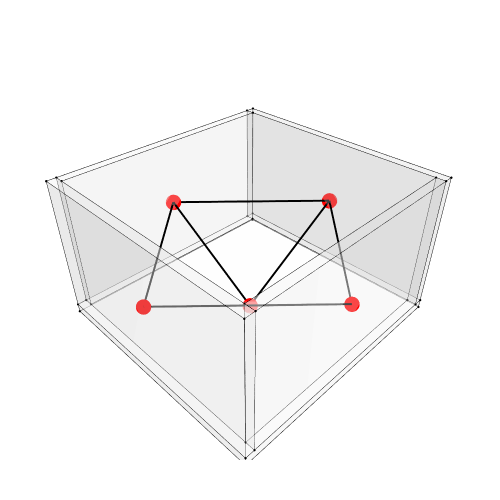

Here is the notebook cell this chart was saved with:
### Markdown cell above
## 8. Show the geometry and the graph

### Code cell
Topology.Show(w1, w2, w3, w4, f, g1,
              vertexSizeKey="size",
              vertexColorKey="color",
              edgeWidthKey="width",
              edgeColorKey="color",
              faceOpacity=0.3,
              width=500,
              height=500,
              backgroundColor="white",
              renderer = renderer)

### Figure 1 — Plotly figure (JSON) as saved in the notebook; plotly's stock layout.template omitted (floating-point values rounded to 4 significant figures)
{"data": [{"customdata": ["", "", "", "", "", "", "", ""], "hoverinfo": "text", "hovertemplate": ["Click ", "Click ", "Click ", "Click ", "Click ", "Click ", "Click ", "Click "], "hovertext": ["", "", "", "", "", "", "", ""], "legendgroup": "1", "legendrank": 1, "marker": {"color": ["#000000", "#000000", "#000000", "#000000", "#000000", "#000000", "#000000", "#000000"], "line": {"width": 0}, "opacity": 1, "size": [2.8, 2.8, 2.8, 2.8, 2.8, 2.8, 2.8, 2.8], "sizemode": "diameter", "symbol": "circle"}, "mode": "markers", "name": "1: Untitled (Vertices)", "showlegend": false, "text": ["", "", "", "", "", "", "", ""], "type": "scatter3d", "x": [-2.5, 2.5, 2.5, -2.5, 2.5, -2.5, 2.5, -2.5], "y": [2.6, 2.6, 2.4, 2.4, 2.6, 2.6, 2.4, 2.4], "z": [-1.5, -1.5, -1.5, -1.5, 1.5, 1.5, 1.5, 1.5]}, {"hoverinfo": "text", "hovertext": [], "legendgroup": "2", "legendrank": 2, "line": {"color": "#000000", "dash": "solid", "width": 1}, "marker": {"color": "#000000", "size": 0.25, "symbol": "circle"}, "mode": "markers+lines", "name": "1: Untitled (Edges)", "showlegend": false, "text": [], "type": "scatter3d", "x": [-2.5, 2.5, null, 2.5, 2.5, null, 2.5, -2.5, null, -2.5, -2.5, null, 2.5, 2.5, null, -2.5, 2.5, null, -2.5, -2.5, null, 2.5, 2.5, null, 2.5, 2.5, null, -2.5, -2.5, null, 2.5, -2.5, null, -2.5, -2.5, null], "y": [2.6, 2.6, null, 2.6, 2.4, null, 2.4, 2.4, null, 2.4, 2.6, null, 2.6, 2.6, null, 2.6, 2.6, null, 2.6, 2.6, null, 2.4, 2.4, null, 2.6, 2.4, null, 2.4, 2.4, null, 2.4, 2.4, null, 2.4, 2.6, null], "z": [-1.5, -1.5, null, -1.5, -1.5, null, -1.5, -1.5, null, -1.5, -1.5, null, 1.5, -1.5, null, 1.5, 1.5, null, -1.5, 1.5, null, 1.5, -1.5, null, 1.5, 1.5, null, 1.5, -1.5, null, 1.5, 1.5, null, 1.5, 1.5, null]}, {"cmax": 1, "cmin": 0, "color": "#FAFAFA", "colorscale": [[0, "#440154"], [0.1111, "#482878"], [0.2222, "#3e4989"], [0.3333, "#31688e"], [0.4444, "#26828e"], [0.5556, "#1f9e89"], [0.6667, "#35b779"], [0.7778, "#6ece58"], [0.8889, "#b5de2b"], [1, "#fde725"]], "flatshading": true, "hoverinfo": "text", "hovertext": "", "i": [0, 0, 4, 0, 5, 1, 3, 7, 0, 4, 6, 7], "j": [1, 2, 5, 4, 6, 5, 2, 3, 3, 0, 5, 6], "k": [2, 3, 1, 1, 2, 2, 6, 6, 7, 7, 4, 4], "legendgroup": "3", "legendrank": 3, "lighting": {"facenormalsepsilon": 0}, "name": "1: Untitled (Faces)", "opacity": 0.3, "showlegend": false, "showscale": false, "text": "", "type": "mesh3d", "x": [-2.5, 2.5, 2.5, -2.5, -2.5, 2.5, 2.5, -2.5], "y": [2.6, 2.6, 2.4, 2.4, 2.6, 2.6, 2.4, 2.4], "z": [-1.5, -1.5, -1.5, -1.5, 1.5, 1.5, 1.5, 1.5]}, {"customdata": ["", "", "", "", "", "", "", ""], "hoverinfo": "text", "hovertemplate": ["Click ", "Click ", "Click ", "Click ", "Click ", "Click ", "Click ", "Click "], "hovertext": ["", "", "", "", "", "", "", ""], "legendgroup": "5", "legendrank": 5, "marker": {"color": ["#000000", "#000000", "#000000", "#000000", "#000000", "#000000", "#000000", "#000000"], "line": {"width": 0}, "opacity": 1, "size": [2.8, 2.8, 2.8, 2.8, 2.8, 2.8, 2.8, 2.8], "sizemode": "diameter", "symbol": "circle"}, "mode": "markers", "name": "2: Untitled (Vertices)", "showlegend": false, "text": ["", "", "", "", "", "", "", ""], "type": "scatter3d", "x": [-2.5, 2.5, 2.5, -2.5, 2.5, -2.5, 2.5, -2.5], "y": [-2.4, -2.4, -2.6, -2.6, -2.4, -2.4, -2.6, -2.6], "z": [-1.5, -1.5, -1.5, -1.5, 1.5, 1.5, 1.5, 1.5]}, {"hoverinfo": "text", "hovertext": [], "legendgroup": "6", "legendrank": 6, "line": {"color": "#000000", "dash": "solid", "width": 1}, "marker": {"color": "#000000", "size": 0.25, "symbol": "circle"}, "mode": "markers+lines", "name": "2: Untitled (Edges)", "showlegend": false, "text": [], "type": "scatter3d", "x": [-2.5, 2.5, null, 2.5, 2.5, null, 2.5, -2.5, null, -2.5, -2.5, null, 2.5, 2.5, null, -2.5, 2.5, null, -2.5, -2.5, null, 2.5, 2.5, null, 2.5, 2.5, null, -2.5, -2.5, null, 2.5, -2.5, null, -2.5, -2.5, null], "y": [-2.4, -2.4, null, -2.4, -2.6, null, -2.6, -2.6, null, -2.6, -2.4, null, -2.4, -2.4, null, -2.4, -2.4, null, -2.4, -2.4, null, -2.6, -2.6, null, -2.4, -2.6, null, -2.6, -2.6, null, -2.6, -2.6, null, -2.6, -2.4, null], "z": [-1.5, -1.5, null, -1.5, -1.5, null, -1.5, -1.5, null, -1.5, -1.5, null, 1.5, -1.5, null, 1.5, 1.5, null, -1.5, 1.5, null, 1.5, -1.5, null, 1.5, 1.5, null, 1.5, -1.5, null, 1.5, 1.5, null, 1.5, 1.5, null]}, {"cmax": 1, "cmin": 0, "color": "#FAFAFA", "colorscale": [[0, "#440154"], [0.1111, "#482878"], [0.2222, "#3e4989"], [0.3333, "#31688e"], [0.4444, "#26828e"], [0.5556, "#1f9e89"], [0.6667, "#35b779"], [0.7778, "#6ece58"], [0.8889, "#b5de2b"], [1, "#fde725"]], "flatshading": true, "hoverinfo": "text", "hovertext": "", "i": [0, 0, 4, 0, 5, 1, 3, 7, 0, 4, 6, 7], "j": [1, 2, 5, 4, 6, 5, 2, 3, 3, 0, 5, 6], "k": [2, 3, 1, 1, 2, 2, 6, 6, 7, 7, 4, 4], "legendgroup": "7", "legendrank": 7, "lighting": {"facenormalsepsilon": 0}, "name": "2: Untitled (Faces)", "opacity": 0.3, "showlegend": false, "showscale": false, "text": "", "type": "mesh3d", "x": [-2.5, 2.5, 2.5, -2.5, -2.5, 2.5, 2.5, -2.5], "y": [-2.4, -2.4, -2.6, -2.6, -2.4, -2.4, -2.6, -2.6], "z": [-1.5, -1.5, -1.5, -1.5, 1.5, 1.5, 1.5, 1.5]}, {"customdata": ["", "", "", "", "", "", "", ""], "hoverinfo": "text", "hovertemplate": ["Click ", "Click ", "Click ", "Click ", "Click ", "Click ", "Click ", "Click "], "hovertext": ["", "", "", "", "", "", "", ""], "legendgroup": "9", "legendrank": 9, "marker": {"color": ["#000000", "#000000", "#000000", "#000000", "#000000", "#000000", "#000000", "#000000"], "line": {"width": 0}, "opacity": 1, "size": [2.8, 2.8, 2.8, 2.8, 2.8, 2.8, 2.8, 2.8], "sizemode": "diameter", "symbol": "circle"}, "mode": "markers", "name": "3: Untitled (Vertices)", "showlegend": false, "text": ["", "", "", "", "", "", "", ""], "type": "scatter3d", "x": [2.5, 2.7, 2.7, 2.5, 2.7, 2.5, 2.7, 2.5], "y": [2.6, 2.6, -2.6, -2.6, 2.6, 2.6, -2.6, -2.6], "z": [-1.5, -1.5, -1.5, -1.5, 1.5, 1.5, 1.5, 1.5]}, {"hoverinfo": "text", "hovertext": [], "legendgroup": "10", "legendrank": 10, "line": {"color": "#000000", "dash": "solid", "width": 1}, "marker": {"color": "#000000", "size": 0.25, "symbol": "circle"}, "mode": "markers+lines", "name": "3: Untitled (Edges)", "showlegend": false, "text": [], "type": "scatter3d", "x": [2.5, 2.7, null, 2.7, 2.7, null, 2.7, 2.5, null, 2.5, 2.5, null, 2.7, 2.7, null, 2.5, 2.7, null, 2.5, 2.5, null, 2.7, 2.7, null, 2.7, 2.7, null, 2.5, 2.5, null, 2.7, 2.5, null, 2.5, 2.5, null], "y": [2.6, 2.6, null, 2.6, -2.6, null, -2.6, -2.6, null, -2.6, 2.6, null, 2.6, 2.6, null, 2.6, 2.6, null, 2.6, 2.6, null, -2.6, -2.6, null, 2.6, -2.6, null, -2.6, -2.6, null, -2.6, -2.6, null, -2.6, 2.6, null], "z": [-1.5, -1.5, null, -1.5, -1.5, null, -1.5, -1.5, null, -1.5, -1.5, null, 1.5, -1.5, null, 1.5, 1.5, null, -1.5, 1.5, null, 1.5, -1.5, null, 1.5, 1.5, null, 1.5, -1.5, null, 1.5, 1.5, null, 1.5, 1.5, null]}, {"cmax": 1, "cmin": 0, "color": "#FAFAFA", "colorscale": [[0, "#440154"], [0.1111, "#482878"], [0.2222, "#3e4989"], [0.3333, "#31688e"], [0.4444, "#26828e"], [0.5556, "#1f9e89"], [0.6667, "#35b779"], [0.7778, "#6ece58"], [0.8889, "#b5de2b"], [1, "#fde725"]], "flatshading": true, "hoverinfo": "text", "hovertext": "", "i": [0, 0, 4, 0, 5, 1, 3, 7, 0, 4, 6, 7], "j": [1, 2, 5, 4, 6, 5, 2, 3, 3, 0, 5, 6], "k": [2, 3, 1, 1, 2, 2, 6, 6, 7, 7, 4, 4], "legendgroup": "11", "legendrank": 11, "lighting": {"facenormalsepsilon": 0}, "name": "3: Untitled (Faces)", "opacity": 0.3, "showlegend": false, "showscale": false, "text": "", "type": "mesh3d", "x": [2.5, 2.7, 2.7, 2.5, 2.5, 2.7, 2.7, 2.5], "y": [2.6, 2.6, -2.6, -2.6, 2.6, 2.6, -2.6, -2.6], "z": [-1.5, -1.5, -1.5, -1.5, 1.5, 1.5, 1.5, 1.5]}, {"customdata": ["", "", "", "", "", "", "", ""], "hoverinfo": "text", "hovertemplate": ["Click ", "Click ", "Click ", "Click ", "Click ", "Click ", "Click ", "Click "], "hovertext": ["", "", "", "", "", "", "", ""], "legendgroup": "13", "legendrank": 13, "marker": {"color": ["#000000", "#000000", "#000000", "#000000", "#000000", "#000000", "#000000", "#000000"], "line": {"width": 0}, "opacity": 1, "size": [2.8, 2.8, 2.8, 2.8, 2.8, 2.8, 2.8, 2.8], "sizemode": "diameter", "symbol": "circle"}, "mode": "markers", "name": "4: Untitled (Vertices)", "showlegend": false, "text": ["", "", "", "", "", "", "", ""], "type": "scatter3d", "x": [-2.7, -2.5, -2.5, -2.7, -2.5, -2.7, -2.5, -2.7], "y": [2.6, 2.6, -2.6, -2.6, 2.6, 2.6, -2.6, -2.6], "z": [-1.5, -1.5, -1.5, -1.5, 1.5, 1.5, 1.5, 1.5]}, {"hoverinfo": "text", "hovertext": [], "legendgroup": "14", "legendrank": 14, "line": {"color": "#000000", "dash": "solid", "width": 1}, "marker": {"color": "#000000", "size": 0.25, "symbol": "circle"}, "mode": "markers+lines", "name": "4: Untitled (Edges)", "showlegend": false, "text": [], "type": "scatter3d", "x": [-2.7, -2.5, null, -2.5, -2.5, null, -2.5, -2.7, null, -2.7, -2.7, null, -2.5, -2.5, null, -2.7, -2.5, null, -2.7, -2.7, null, -2.5, -2.5, null, -2.5, -2.5, null, -2.7, -2.7, null, -2.5, -2.7, null, -2.7, -2.7, null], "y": [2.6, 2.6, null, 2.6, -2.6, null, -2.6, -2.6, null, -2.6, 2.6, null, 2.6, 2.6, null, 2.6, 2.6, null, 2.6, 2.6, null, -2.6, -2.6, null, 2.6, -2.6, null, -2.6, -2.6, null, -2.6, -2.6, null, -2.6, 2.6, null], "z": [-1.5, -1.5, null, -1.5, -1.5, null, -1.5, -1.5, null, -1.5, -1.5, null, 1.5, -1.5, null, 1.5, 1.5, null, -1.5, 1.5, null, 1.5, -1.5, null, 1.5, 1.5, null, 1.5, -1.5, null, 1.5, 1.5, null, 1.5, 1.5, null]}, {"cmax": 1, "cmin": 0, "color": "#FAFAFA", "colorscale": [[0, "#440154"], [0.1111, "#482878"], [0.2222, "#3e4989"], [0.3333, "#31688e"], [0.4444, "#26828e"], [0.5556, "#1f9e89"], [0.6667, "#35b779"], [0.7778, "#6ece58"], [0.8889, "#b5de2b"], [1, "#fde725"]], "flatshading": true, "hoverinfo": "text", "hovertext": "", "i": [0, 0, 4, 0, 5, 1, 3, 7, 0, 4, 6, 7], "j": [1, 2, 5, 4, 6, 5, 2, 3, 3, 0, 5, 6], "k": [2, 3, 1, 1, 2, 2, 6, 6, 7, 7, 4, 4], "legendgroup": "15", "legendrank": 15, "lighting": {"facenormalsepsilon": 0}, "name": "4: Untitled (Faces)", "opacity": 0.3, "showlegend": false, "showscale": false, "text": "", "type": "mesh3d", "x": [-2.7, -2.5, -2.5, -2.7, -2.7, -2.5, -2.5, -2.7], "y": [2.6, 2.6, -2.6, -2.6, 2.6, 2.6, -2.6, -2.6], "z": [-1.5, -1.5, -1.5, -1.5, 1.5, 1.5, 1.5, 1.5]}, {"customdata": ["", "", "", "", "", "", "", ""], "hoverinfo": "text", "hovertemplate": ["Click ", "Click ", "Click ", "Click ", "Click ", "Click ", "Click ", "Click "], "hovertext": ["", "", "", "", "", "", "", ""], "legendgroup": "17", "legendrank": 17, "marker": {"color": ["#000000", "#000000", "#000000", "#000000", "#000000", "#000000", "#000000", "#000000"], "line": {"width": 0}, "opacity": 1, "size": [2.8, 2.8, 2.8, 2.8, 2.8, 2.8, 2.8, 2.8], "sizemode": "diameter", "symbol": "circle"}, "mode": "markers", "name": "5: Untitled (Vertices)", "showlegend": false, "text": ["", "", "", "", "", "", "", ""], "type": "scatter3d", "x": [-2.7, 2.7, 2.7, -2.7, 2.7, -2.7, 2.7, -2.7], "y": [2.6, 2.6, -2.6, -2.6, 2.6, 2.6, -2.6, -2.6], "z": [-1.7, -1.7, -1.7, -1.7, -1.5, -1.5, -1.5, -1.5]}, {"hoverinfo": "text", "hovertext": [], "legendgroup": "18", "legendrank": 18, "line": {"color": "#000000", "dash": "solid", "width": 1}, "marker": {"color": "#000000", "size": 0.25, "symbol": "circle"}, "mode": "markers+lines", "name": "5: Untitled (Edges)", "showlegend": false, "text": [], "type": "scatter3d", "x": [-2.7, 2.7, null, 2.7, 2.7, null, 2.7, -2.7, null, -2.7, -2.7, null, 2.7, 2.7, null, -2.7, 2.7, null, -2.7, -2.7, null, 2.7, 2.7, null, 2.7, 2.7, null, -2.7, -2.7, null, 2.7, -2.7, null, -2.7, -2.7, null], "y": [2.6, 2.6, null, 2.6, -2.6, null, -2.6, -2.6, null, -2.6, 2.6, null, 2.6, 2.6, null, 2.6, 2.6, null, 2.6, 2.6, null, -2.6, -2.6, null, 2.6, -2.6, null, -2.6, -2.6, null, -2.6, -2.6, null, -2.6, 2.6, null], "z": [-1.7, -1.7, null, -1.7, -1.7, null, -1.7, -1.7, null, -1.7, -1.7, null, -1.5, -1.7, null, -1.5, -1.5, null, -1.7, -1.5, null, -1.5, -1.7, null, -1.5, -1.5, null, -1.5, -1.7, null, -1.5, -1.5, null, -1.5, -1.5, null]}, {"cmax": 1, "cmin": 0, "color": "#FAFAFA", "colorscale": [[0, "#440154"], [0.1111, "#482878"], [0.2222, "#3e4989"], [0.3333, "#31688e"], [0.4444, "#26828e"], [0.5556, "#1f9e89"], [0.6667, "#35b779"], [0.7778, "#6ece58"], [0.8889, "#b5de2b"], [1, "#fde725"]], "flatshading": true, "hoverinfo": "text", "hovertext": "", "i": [0, 0, 4, 0, 5, 1, 3, 7, 0, 4, 6, 7], "j": [1, 2, 5, 4, 6, 5, 2, 3, 3, 0, 5, 6], "k": [2, 3, 1, 1, 2, 2, 6, 6, 7, 7, 4, 4], "legendgroup": "19", "legendrank": 19, "lighting": {"facenormalsepsilon": 0}, "name": "5: Untitled (Faces)", "opacity": 0.3, "showlegend": false, "showscale": false, "text": "", "type": "mesh3d", "x": [-2.7, 2.7, 2.7, -2.7, -2.7, 2.7, 2.7, -2.7], "y": [2.6, 2.6, -2.6, -2.6, 2.6, 2.6, -2.6, -2.6], "z": [-1.7, -1.7, -1.7, -1.7, -1.5, -1.5, -1.5, -1.5]}, {"hoverinfo": "text", "hovertext": [], "legendgroup": "22", "legendrank": 22, "line": {"color": "#000000", "dash": "solid", "width": 4}, "marker": {"color": "#000000", "size": 1, "symbol": "circle"}, "mode": "markers+lines", "name": "6: Untitled Graph (Edges)", "showlegend": false, "text": [], "type": "scatter3d", "x": [0, 2.6, null, 2.6, 0, null, 0, 2.6, null, 0, 0, null, -2.6, 0, null, 0, 0, null, 0, -2.6, null, 0, -2.6, null], "y": [2.5, 0, null, 0, 0, null, -2.5, 0, null, 2.5, 0, null, 0, 0, null, -2.5, 0, null, 2.5, 0, null, -2.5, 0, null], "z": [0, 0, null, 0, -1.6, null, 0, 0, null, 0, -1.6, null, 0, -1.6, null, 0, -1.6, null, 0, 0, null, 0, 0, null]}, {"customdata": ["", "", "", "", ""], "hoverinfo": "text", "hovertemplate": ["Click ", "Click ", "Click ", "Click ", "Click "], "hovertext": ["", "", "", "", ""], "legendgroup": "21", "legendrank": 21, "marker": {"color": ["#FF0000", "#FF0000", "#FF0000", "#FF0000", "#FF0000"], "line": {"width": 0}, "opacity": 1, "size": [18, 18, 18, 18, 18], "sizemode": "diameter", "symbol": "circle"}, "mode": "markers", "name": "6: Untitled Graph (Vertices)", "showlegend": false, "text": ["", "", "", "", ""], "type": "scatter3d", "x": [2.6, 0, -2.6, 0, 0], "y": [0, 0, 0, 2.5, -2.5], "z": [0, -1.6, 0, 0, 0]}], "layout": {"autosize": true, "height": 500, "margin": {"b": 40, "l": 40, "r": 40, "t": 40}, "paper_bgcolor": "#FFFFFF", "plot_bgcolor": "#FFFFFF", "scene": {"aspectmode": "data", "camera": {"center": {"x": 0, "y": 0, "z": 0}, "eye": {"x": -1.25, "y": -1.25, "z": 1.25}, "projection": {"type": "perspective"}, "up": {"x": 0, "y": 0, "z": 1}}, "xaxis": {"visible": false}, "yaxis": {"visible": false}, "zaxis": {"visible": false}}, "showlegend": true, "width": 500, "xaxis": {"showgrid": false, "visible": false, "zeroline": false}, "yaxis": {"showgrid": false, "visible": false, "zeroline": false}}}
